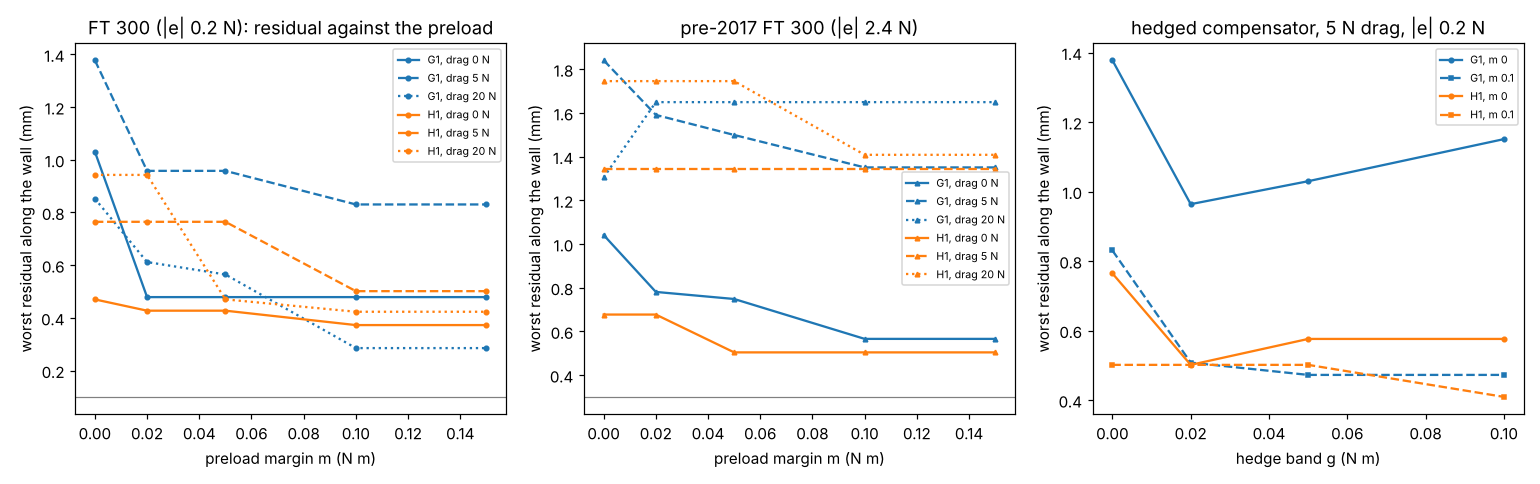

Here is the Python script that generated this plot:
"""Figure for milestone 37: python experiments/m37_preload/figure.py (reads results.json)."""
import json
import os

import matplotlib
matplotlib.use("Agg")
import matplotlib.pyplot as plt  # noqa: E402

HERE = os.path.dirname(os.path.abspath(__file__))
R = json.load(open(os.path.join(HERE, "results.json")))
MM = 1e-3
M = R["margins"]


def worst(n, m, H, b, g="0.0"):
    r = [x for x in R["B"] if x["robot"] == n and x["m"] == m and x["H"] == H and x["b"] == b][0]["worst"][g]
    return None if r is None else abs(r["y"]) / MM


fig, axes = plt.subplots(1, 3, figsize=(14, 4.4))
ax = axes[0]
for j, n in enumerate(("g1", "h1")):
    for H, ls in zip(R["H"], ("-", "--", ":")):
        ax.plot(M, [worst(n, m, H, 0.2) for m in M], ls, marker="o", ms=3, color=f"C{j}",
                label=f"{n.upper()}, drag {H:g} N")
ax.axhline(0.1, color="0.5", lw=0.8)
ax.set_xlabel("preload margin m (N m)")
ax.set_ylabel("worst residual along the wall (mm)")
ax.set_title("FT 300 (|e| 0.2 N): residual against the preload")
ax.legend(fontsize=7)

ax = axes[1]
for j, n in enumerate(("g1", "h1")):
    for H, ls in zip(R["H"], ("-", "--", ":")):
        ax.plot(M, [worst(n, m, H, 2.4) for m in M], ls, marker="^", ms=3, color=f"C{j}",
                label=f"{n.upper()}, drag {H:g} N")
ax.axhline(0.3, color="0.5", lw=0.8)
ax.set_xlabel("preload margin m (N m)")
ax.set_ylabel("worst residual along the wall (mm)")
ax.set_title("pre-2017 FT 300 (|e| 2.4 N)")
ax.legend(fontsize=7)

ax = axes[2]
gs = R["g"]
for j, n in enumerate(("g1", "h1")):
    ax.plot(gs, [worst(n, 0.0, 5.0, 0.2, str(g)) for g in gs], "o-", ms=3, color=f"C{j}", label=f"{n.upper()}, m 0")
    ax.plot(gs, [worst(n, R["m_star"], 5.0, 0.2, str(g)) for g in gs], "s--", ms=3, color=f"C{j}",
            label=f"{n.upper()}, m {R['m_star']:g}")
ax.set_xlabel("hedge band g (N m)")
ax.set_ylabel("worst residual along the wall (mm)")
ax.set_title("hedged compensator, 5 N drag, |e| 0.2 N")
ax.legend(fontsize=7)
fig.tight_layout()
fig.savefig(os.path.join(HERE, "figure.png"), dpi=110)
print("wrote figure.png")
